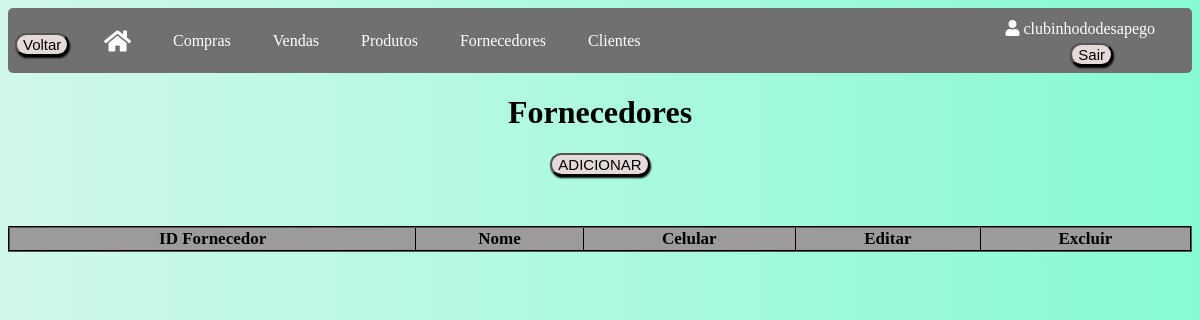
Page /fornecedores (signed in) on the earlier database version.
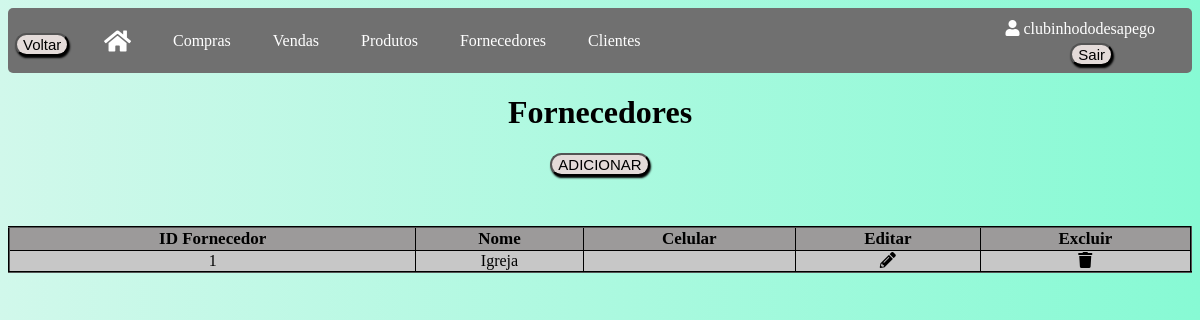
Same page on the later database version.
### app/models/tables.py (models this page shows, shortened)
class Fornecedor(db.Model):
    __tablename__ = "fornecedores"
    id = db.Column(db.Integer, primary_key=True, autoincrement=True)
    nome = db.Column(db.String(80))
    celular = db.Column(db.Integer)
    id_usuario = db.Column(db.Integer, db.ForeignKey('usuarios.id'))

### app/default.py (the view)
@login_required
@app.route("/fornecedores", methods=['GET', 'POST'])
def fornecedores():
    fornecedores = Fornecedor.query.filter_by(id_usuario=current_user.id).all()
    return render_template("fornecedores.html", fornecedores=fornecedores)

### app/default.py (called while the page is built)
@login_manager.user_loader
def load_user(id_usuario):
    return Usuario.query.get(int(id_usuario))

### app/templates/fornecedores.html (shortened to what this page needs)
<!DOCTYPE html>
<html lang="en">
<head>
    <link rel="stylesheet" type="text/css" href="{{ url_for('static', filename='css/fornecedores.css') }}">
    <link rel="stylesheet" href="https://cdnjs.cloudflare.com/ajax/libs/font-awesome/5.15.3/css/all.min.css">
    <link rel="stylesheet" type="text/css" href="https://cdn.datatables.net/1.11.5/css/jquery.dataTables.min.css">
</head>
<body>
    <div class="usuario-logado"><i class="fas fa-user"></i> {{ current_user.usuario }}</div>
    <div class="logout">
        <form method="POST" action="{{ url_for('logout') }}">
            <button class="button" type="submit">Sair</button>
        </form>
    </div>
    <div class="navbar">
        <button onclick="window.history.back()" class="button button_voltar">Voltar</button>
        <a href="/home"><i class="fas fa-home icone-casa"></i></a>
        <a href="/compras">Compras</a>
        <a href="/vendas">Vendas</a>
        <a href="/produtos">Produtos</a>
        <a href="/fornecedores">Fornecedores</a>
        <a href="/clientes">Clientes</a>
    </div>
    <h1 class="titulo">Fornecedores</h1>
    <button class="button_adc"><a href="fornecedorescadastro">ADICIONAR</a></button>
    <table id="tabelaFornecedores" class="tabela display" border="2">
        <thead>
            <tr>
                <th>ID Fornecedor</th>
                <th>Nome</th>
                <th>Celular</th>
                <th>Editar</th>
                <th>Excluir</th>
            </tr>
        </thead>
        <tbody>
            {% for fornecedor in fornecedores %}
            <tr>
                <td>{{ fornecedor.id }}</td>
                <td>{{ fornecedor.nome }}</td>
                <td>{{ fornecedor.celular }}</td>
                <td>
                    <a href="/editarfornecedores/{{ fornecedor.id }}">
                    <div class="icon-container"><i class="fas fa-pencil-alt"></i></div>
                    </a>
                </td>
                <td>
                    <a href="/excluirfornecedores/{{ fornecedor.id }}" class="excluir-fornecedor" data-id="{{ fornecedor.id }}" data-confirm="Tem certeza de que deseja excluir este fornecedor?">
                        <div class="icon-container"><i class="fas fa-trash"></i></div>
                    </a>
                </td>
            </tr>
            {% endfor %}
        </tbody>
    </table>
</body>
</html>

Differences in the rows shown:
added Fornecedor: id "1", nome "Igreja"
